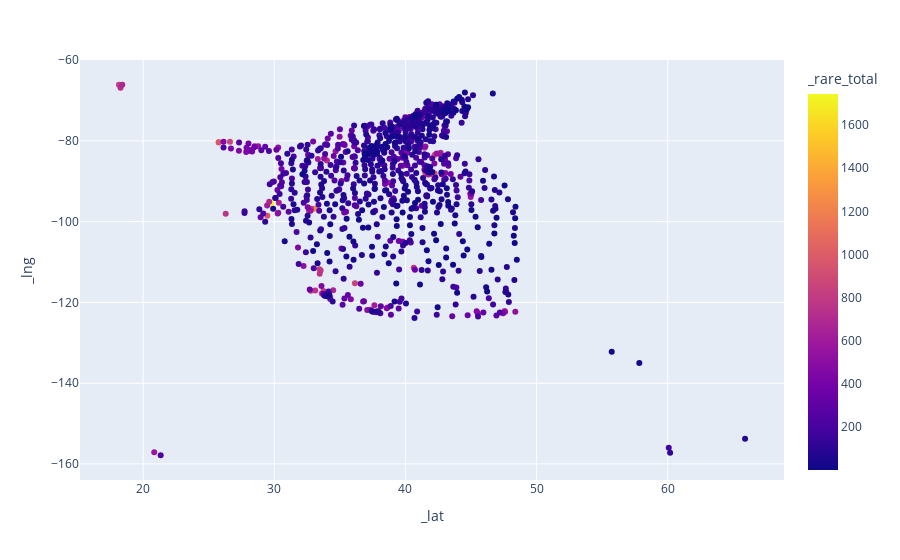

The notebook cell this image was saved under:
### Code cell
px.scatter(df, x='_lat', y='_lng', color='_rare_total')

### Figure 1 — Plotly figure (JSON) as saved in the notebook; plotly's stock layout.template omitted (floating-point values rounded to 4 significant figures; data arrays with more than 128 entries replaced by an {"elided": "..."} marker saying what was removed)
{"data": [{"hovertemplate": "_lat=%{x}<br>_lng=%{y}<br>_rare_total=%{marker.color}<extra></extra>", "legendgroup": "", "marker": {"color": {"elided": "888 int values"}, "coloraxis": "coloraxis", "symbol": "circle"}, "mode": "markers", "name": "", "orientation": "v", "showlegend": false, "type": "scatter", "x": {"elided": "888 float values"}, "xaxis": "x", "y": {"elided": "888 float values"}, "yaxis": "y"}], "layout": {"coloraxis": {"colorbar": {"title": {"text": "_rare_total"}}, "colorscale": [[0, "#0d0887"], [0.1111, "#46039f"], [0.2222, "#7201a8"], [0.3333, "#9c179e"], [0.4444, "#bd3786"], [0.5556, "#d8576b"], [0.6667, "#ed7953"], [0.7778, "#fb9f3a"], [0.8889, "#fdca26"], [1, "#f0f921"]]}, "legend": {"tracegroupgap": 0}, "margin": {"t": 60}, "xaxis": {"anchor": "y", "domain": [0, 1], "title": {"text": "_lat"}}, "yaxis": {"anchor": "x", "domain": [0, 1], "title": {"text": "_lng"}}}}
